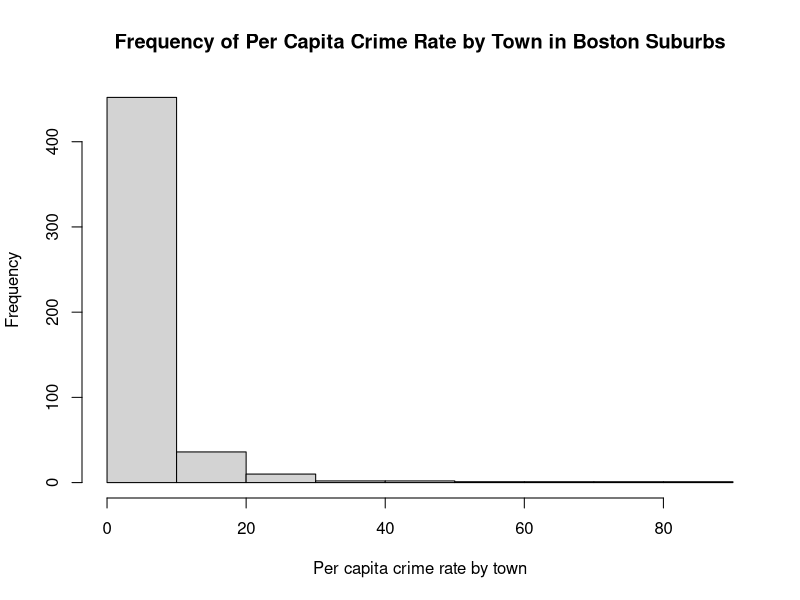
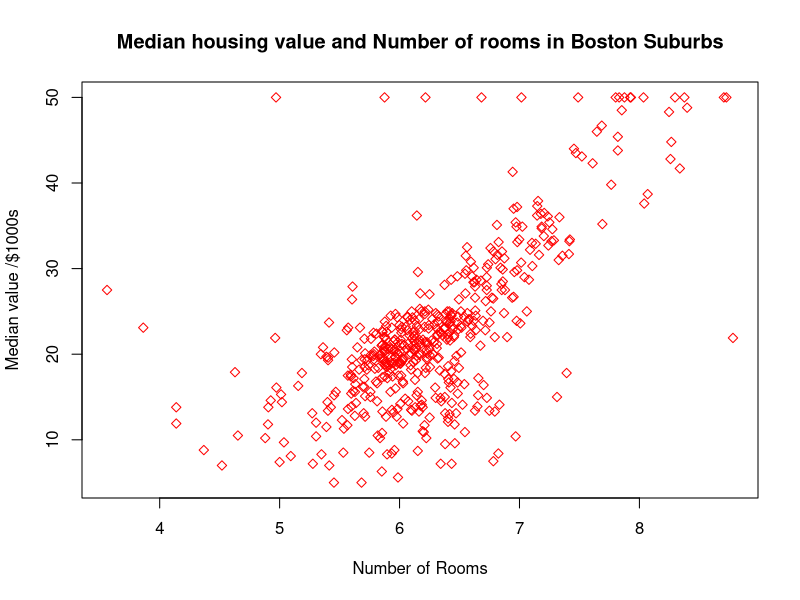
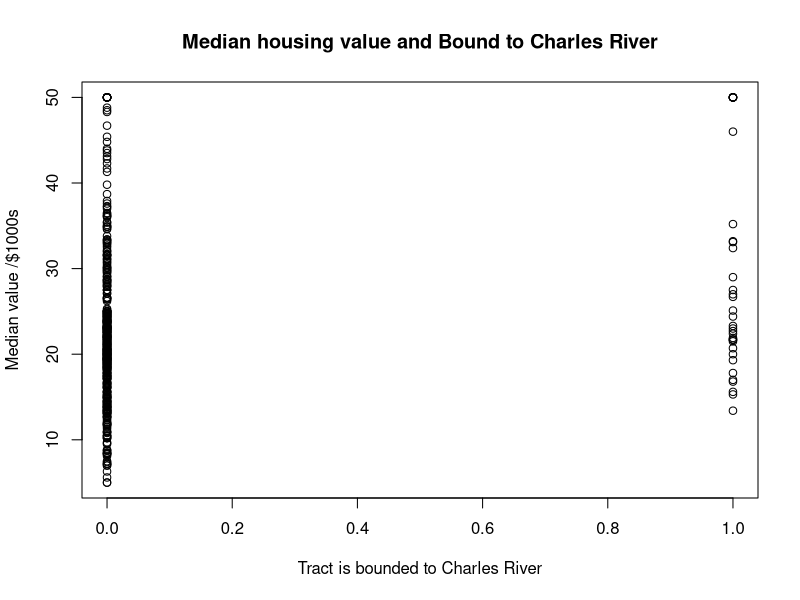
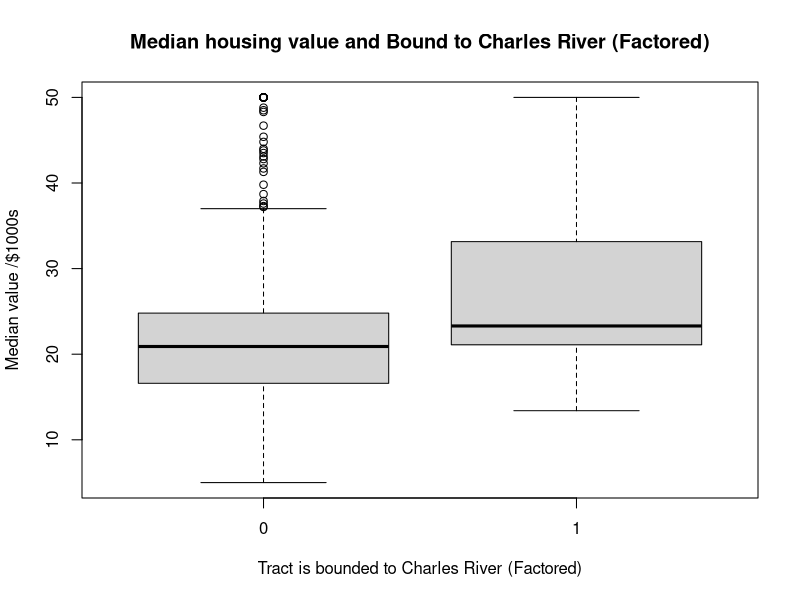
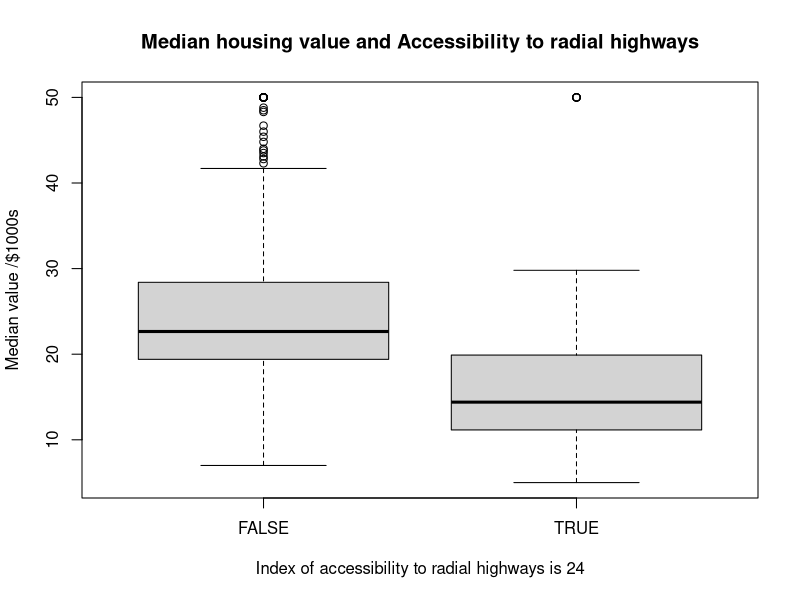

Write R code to recreate these figures, in order.
## ---- chunk 1
library(MASS) #load library

data(Boston) #load data into memory

str(Boston) #overview of data
## ---- chunk 2
head(Boston) #display first few rows (6)

tail(Boston, n=2) #display last 2 rows

Boston[5, ] #display row 5

head(Boston)[, 1] #display first few rows of column 1 (6)

colnames(Boston) #display variable names
## ---- chunk 3
mean(Boston[, "crim"]) #mean of crim column

median(Boston[, "crim"]) #median of crim column

range(Boston[, "crim"]) #minimum and maximum values of the crim column

max(Boston[, "crim"]) - min(Boston[, "crim"]) #range of crim column
## ---- chunk 4
hist(Boston[, "crim"], main="Frequency of Per Capita Crime Rate by Town in Boston Suburbs", xlab="Per capita crime rate by town") #histogram of crim column with appropriate labels
## ---- chunk 5
cor(Boston["crim"], Boston["medv"]) #correlation between crim and medv
## ---- chunk 6
plot(Boston$rm, Boston$medv, col="red", pch=23, main="Median housing value and Number of rooms in Boston Suburbs", xlab="Number of Rooms", ylab="Median value /$1000s") #plot between rm and medv with appropriate labels and varying point color and style

cor(Boston["rm"], Boston["medv"]) #correlation between rm and medv
## ---- chunk 7
is.factor(Boston$chas) #checks if chas is a factor

plot(Boston$chas, Boston$medv, main="Median housing value and Bound to Charles River", xlab="Tract is bounded to Charles River", ylab="Median value /$1000s") #plot between chas and medv with appropriate labels

plot(factor(Boston$chas), Boston$medv, main="Median housing value and Bound to Charles River (Factored)", xlab="Tract is bounded to Charles River (Factored)", ylab="Median value /$1000s") #plot of factored chas and medv with appropriate labels
## ---- chunk 8
typeof(Boston$rad) #displays the type of variable of rad
summary(Boston$rad) #displays summary of rad including min., 1stqu., median, mean, 2rd qu., and max.
unique(Boston$rad) #displays unique values of rad
sum(Boston$rad == 24) #displays number of rows where rad is 24
sum(Boston$rad == 24) / nrow(Boston) * 100 #calculates percentage of neighborhoods where rad is 24
## ---- chunk 9
plot(factor(ifelse(Boston$rad == 24, far <- TRUE, far <- FALSE)), Boston$medv, main="Median housing value and Accessibility to radial highways", xlab="Index of accessibility to radial highways is 24", ylab="Median value /$1000s") #plots neighborhoods based on whether or not their rad is 24 and their medv with appropriate labels
## ---- chunk 10
summary(Boston[, c(1, 6, 13, 14)]) #displays summary of crim, rm, lstat, and medv, including their min., 1st qu., median, mean, 3rd qu., and max.
which.max(Boston$medv) #displays the row of the neighborhood with the highest medv
Boston[which.max(Boston$medv), c(1, 6, 13, 14)] #displays the crim, rm, lstat, and medv of the neighborhood with the highest medv
